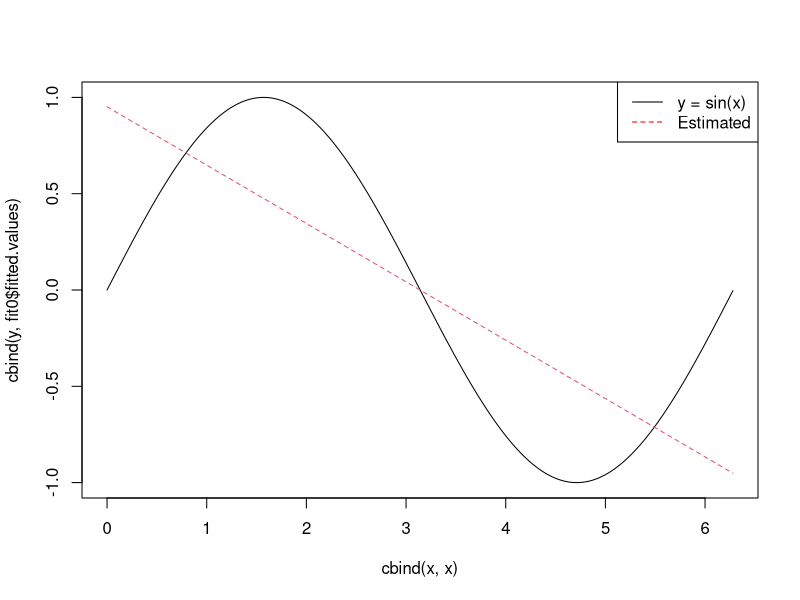
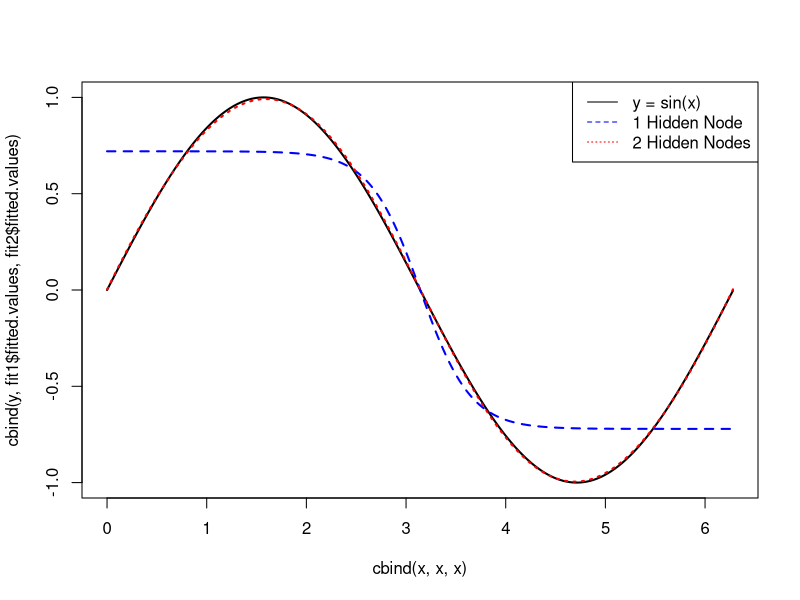

Reproduce these figures in R, in order.
set.seed(20)
x = seq(from = 0, to = 2*pi, by=.01)
y = sin(x)
library(nnet)
fit0 = nnet(y~x, size = 0, linout = T, skip = T)


matplot(cbind(x,x), cbind(y, fit0$fitted.values), type = "l")
legend("topright", legend = c("y = sin(x)", "Estimated"), lty=c(1,2), col=c("black","red"))


# do NOT reset the seed after running Problem 1
fit1 = nnet(y~x, size = 1, linout=T)
fit2 = nnet(y~x, size = 2, linout=T)
matplot(cbind(x,x,x), cbind(y, fit1$fitted.values, fit2$fitted.values), type="l", lwd=2, col=c("black", "blue", "red"))
legend("topright", legend = c("y = sin(x)", "1 Hidden Node", "2 Hidden Nodes"), lty=c(1,2,3), col=c("black", "blue", "red"))

fit0
fit1$convergence
fit2$convergence

fit2 = nnet(y~x, size = 2, linout=T, maxit = 500)
set.seed(16)
fit2 = nnet(y~x, size = 2, linout=T, maxit = 500)
